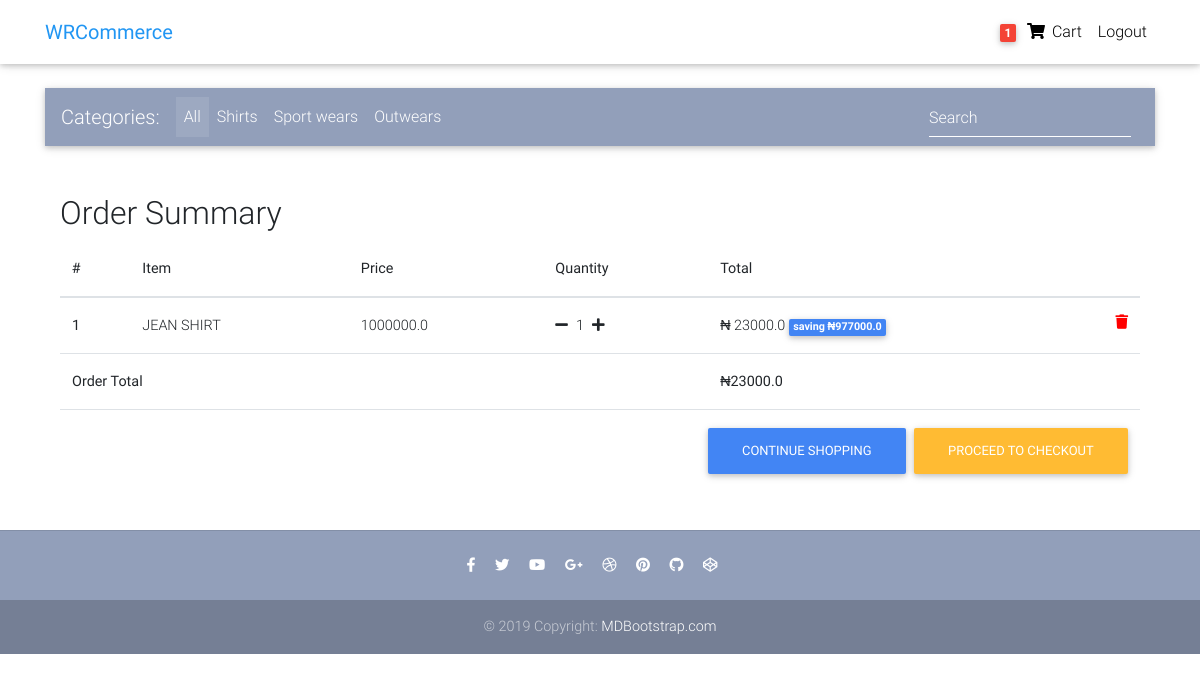
The app's page /order-summary/ (signed in) with its own data.
### app/models.py (models this page shows, shortened)
class Order(models.Model):
	user = models.ForeignKey(settings.AUTH_USER_MODEL, on_delete=models.CASCADE)
	item = models.ManyToManyField(OrderItem)
	start_date = models.DateTimeField(auto_now_add = True)
	ordered_date = models.DateTimeField()
	ordered = models.BooleanField(default=False)
	billing_address = models.ForeignKey('BillingAddress', on_delete=models.SET_NULL, blank=True, null=True)
	def get_total(self):
		total = 0
		for order_item in self.item.all():
			total += order_item.get_final_price()
		return total

class OrderItem(models.Model):
	user = models.ForeignKey(settings.AUTH_USER_MODEL, on_delete=models.CASCADE)
	ordered = models.BooleanField(default=False)
	item = models.ForeignKey(Item, on_delete=models.CASCADE)
	quantity = models.IntegerField(default=1)
	def get_total_item_price(self):
		return self.quantity * self.item.price
	def get_total_discount_item_price(self):
		return self.quantity * self.item.discount_price
	def get_amount_saved(self):
		return self.get_total_item_price() - self.get_total_discount_item_price()
	def get_final_price(self):
		if self.item.discount_price:
			return self.get_total_discount_item_price()
		return self.get_total_item_price()

class Item(models.Model):
	title = models.CharField(max_length=100)
	price = models.FloatField()
	discount_price = models.FloatField(blank=True, null=True)
	category = models.CharField(choices=CATEGORY_CHOICES, max_length=2)
	label = models.CharField(choices=LABEL_CHOICES, max_length=1)
	slug = models.SlugField()
	description = models.TextField()

### app/views.py (the view)
# urls.py: path('order-summary/',OrderSummaryView.as_view(), name="order-summary"),
class OrderSummaryView(LoginRequiredMixin,View):
	def get(self, *args, **kwargs):
		try:
			order = Order.objects.get(user=self.request.user, ordered=False)
			context = {
				'object':order
			}
			return render(self.request, 'order_summary.html',context)
		except ObjectDoesNotExist:
			messages.error(self.request, "You do not have an active order")
			return redirect('/')

### app/templatetags/cart_template_tags.py (called while the page is built)
@register.filter
def cart_item_count(user):
    if user.is_authenticated:
        qs = Order.objects.filter(user=user, ordered=False)
        if qs.exists():
            return qs[0].item.count()
    return 0

### templates/order_summary.html (shortened to what this page needs)
{% extends 'base.html' %}
{% block content %}
 <main>
        <div class="container">
          <div class="table-responsive text-nowrap">
            <h2>Order Summary</h2>
            <table class="table">
                <thead>
                  <tr>
                    <th scope="col">#</th>
                    <th scope="col">Item</th>
                    <th scope="col">Price</th>
                    <th scope="col">Quantity</th>
                    <th scope="col">Total</th>
                  </tr>
                </thead>
                <tbody>
                  {% for order_item in object.item.all %}
                  <tr>
                    <th scope="row">{{ forloop.counter}}</th>
                    <td>{{order_item.item.title}}</td>
                    <td>{{order_item.item.price}}</td>
                    <td><a href="{% url 'app:remove_item_from_cart' order_item.item.slug %}"><i class="fas fa-minus mr-2"></i></a>{{order_item.quantity}}<a href="{% url 'app:add_to_cart' order_item.item.slug %}"><i class="fas fa-plus ml-2"></i></a></td>
                    <td>
                      {% if order_item.item.discount_price %}
                       &#8358; {{order_item.get_total_discount_item_price}}
                       <span class="badge badge-primary">saving  &#8358;{{order_item.get_amount_saved}}</span>
                      {% else %}
                       &#8358; {{order_item.get_total_item_price}}
                      {% endif %}
                      <a style="color: red" href="{% url 'app:remove_from_cart' order_item.item.slug %}"><i class="fas fa-trash float-right"></i></a>
                    </td>
                  </tr>
                  {% endfor %}
                  {% if object.get_total %}
                  <tr>
                    <td colspan="4"><b>Order Total</b></td>
                    <td> <b>&#8358;{{object.get_total}}</b></td>
                  </tr>
                  <tr>
                    <td colspan="5">
                      <a class="btn btn-warning float-right ml-2" href="/checkout/">Proceed to checkout</a>
                      <a class="btn btn-primary float-right" href="/">Continue shopping</a>
                    </td>
                  </tr>
                  {% endif %}
                </tbody>
              </table>
            </div>
        </div>
  </main>
{% endblock content %}

### templates/navbar.html (shortened to what this page needs)
{% load cart_template_tags %}
<nav
  class="navbar fixed-top navbar-expand-lg navbar-light white scrolling-navbar"
>
  <div class="container">
    <a class="navbar-brand waves-effect"
      href="/">
      <strong class="blue-text">WRCommerce</strong>
    </a>
    <div class="collapse navbar-collapse" id="navbarSupportedContent">
      <ul class="navbar-nav nav-flex-icons">
        {% if request.user.is_authenticated %}
        <li class="nav-item">
          <a href="{% url 'app:order-summary'%}" class="nav-link waves-effect">
            <span class="badge red z-depth-1 mr-1"> {{ request.user|cart_item_count}} </span>
            <i class="fas fa-shopping-cart"></i>
            <span class="clearfix d-none d-sm-inline-block"> Cart </span>
          </a>
        </li>
        <li class="nav-item">
          <a class="nav-link waves-effect" href="{% url 'account_logout' %}">
            <span class="clearfix d-none d-sm-inline-block"> Logout </span>
          </a>
        </li>
        {% endif %}
      </ul>
    </div>
  </div>
</nav>

### templates/base.html (style rules this page uses)
html, body, header, .carousel { height: 60vh; }

### records on screen
OrderItem: item "JEAN SHIRT", item.price "1000000.0", quantity "1", get_total_discount_item_price "23000.0", get_amount_saved "977000.0"
Order: get_total "23000.0"

### other values on screen
{{ request.user|cart_item_count }} "1"
